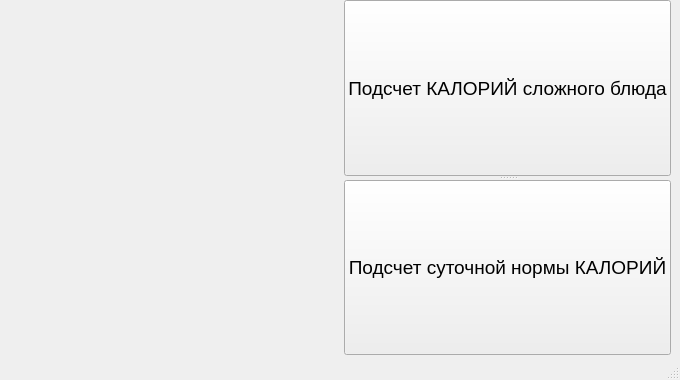
<?xml version="1.0" encoding="UTF-8"?>
<ui version="4.0">
 <class>MainWindow</class>
 <widget class="QMainWindow" name="MainWindow">
  <property name="geometry">
   <rect>
    <x>0</x>
    <y>0</y>
    <width>680</width>
    <height>380</height>
   </rect>
  </property>
  <property name="minimumSize">
   <size>
    <width>680</width>
    <height>380</height>
   </size>
  </property>
  <property name="maximumSize">
   <size>
    <width>680</width>
    <height>380</height>
   </size>
  </property>
  <property name="windowTitle">
   <string>MainWindow</string>
  </property>
  <widget class="QWidget" name="centralwidget">
   <widget class="QWidget" name="">
    <property name="geometry">
     <rect>
      <x>10</x>
      <y>0</y>
      <width>661</width>
      <height>355</height>
     </rect>
    </property>
    <layout class="QHBoxLayout" name="horizontalLayout">
     <item>
      <widget class="QLabel" name="label">
       <property name="text">
        <string/>
       </property>
       <property name="pixmap">
        <pixmap>C:/Users/Dmitry/Desktop/ff.png</pixmap>
       </property>
      </widget>
     </item>
     <item>
      <widget class="QSplitter" name="splitter">
       <property name="orientation">
        <enum>Qt::Vertical</enum>
       </property>
       <widget class="QPushButton" name="pushButton">
        <property name="font">
         <font>
          <pointsize>14</pointsize>
         </font>
        </property>
        <property name="text">
         <string>Подсчет КАЛОРИЙ сложного блюда</string>
        </property>
       </widget>
       <widget class="QPushButton" name="pushButton_2">
        <property name="font">
         <font>
          <pointsize>14</pointsize>
         </font>
        </property>
        <property name="text">
         <string>Подсчет суточной нормы КАЛОРИЙ</string>
        </property>
       </widget>
      </widget>
     </item>
    </layout>
   </widget>
  </widget>
  <widget class="QMenuBar" name="menubar">
   <property name="geometry">
    <rect>
     <x>0</x>
     <y>0</y>
     <width>680</width>
     <height>20</height>
    </rect>
   </property>
  </widget>
  <widget class="QStatusBar" name="statusbar"/>
 </widget>
 <resources/>
 <connections/>
</ui>
